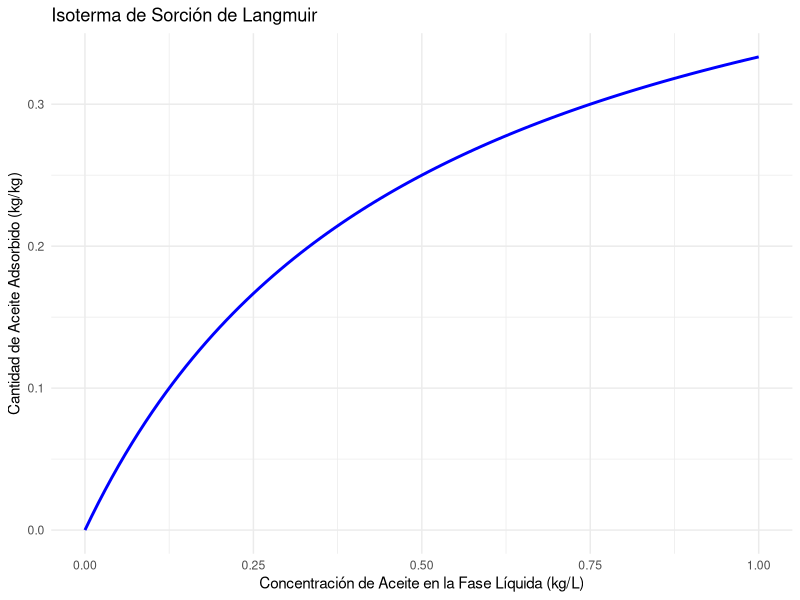
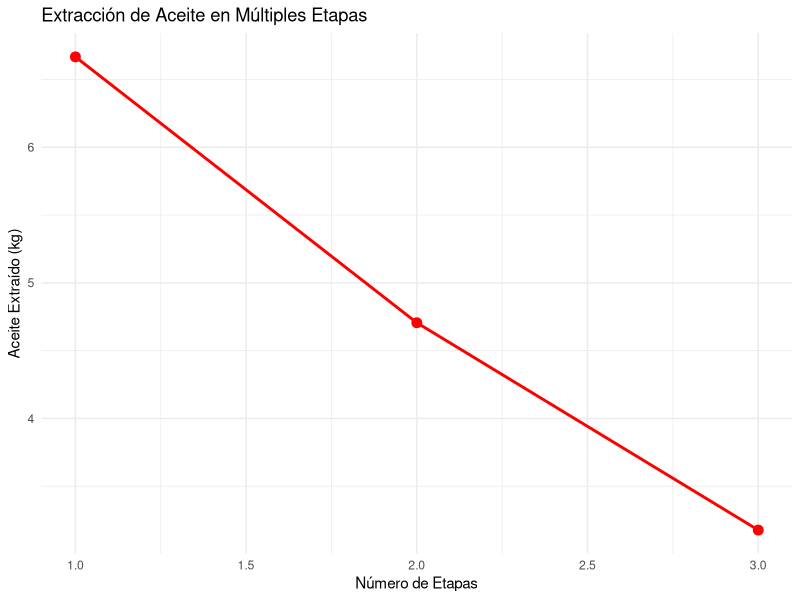

R code for these plots, in order:
# -----------------------------------------------------------
# Autor: José Juan Torres Martínez  
# Doctorado en Ciencias en Bioprocesos  
# Laboratorio de Biotecnología Molecular de Células Vegetales y Bioinformática  
# -----------------------------------------------------------

# Tema: Evaluación de las Isotermas de Sorción en la Extracción de Aceite  
# Problema: Extracción de aceite de una harina de pescado usando benceno  

# Instalar y cargar librerías necesarias  
if (!require(ggplot2)) install.packages("ggplot2", dependencies = TRUE)  
library(ggplot2)  

# Datos del problema  
masa_harina <- 100  # Masa de harina de pescado (kg)  
concentracion_aceite <- 0.20  # Fracción de aceite en la harina  
concentracion_inertes <- 0.80  # Fracción de sólidos inertes en la harina  
relacion_solvente_solido <- 2  # Relación solvente/sólido (kg benceno/kg harina)  
q_max <- 0.5  # Capacidad máxima de sorción (kg/kg)  
K <- 2  # Constante de equilibrio (L/kg)  
etapas <- 3  # Número de etapas de extracción  

# Función de la isoterma de Langmuir  
isoterma_langmuir <- function(C, q_max, K) {  
  q <- (q_max * K * C) / (1 + K * C)  
  return(q)  
}  

# Función para calcular la extracción en cada etapa  
calcular_extraccion <- function(masa_harina, concentracion_aceite, relacion_solvente_solido, q_max, K, etapas) {  
  masa_aceite_inicial <- masa_harina * concentracion_aceite  # Masa inicial de aceite (kg)  
  masa_inertes <- masa_harina * concentracion_inertes  # Masa de sólidos inertes (kg)  
  masa_benceno <- masa_harina * relacion_solvente_solido  # Masa de benceno por etapa (kg)  
  
  # Inicializar vectores para almacenar los resultados  
  aceite_extraido <- numeric(etapas)  
  aceite_restante <- numeric(etapas + 1)  # +1 para almacenar el valor inicial  
  eficiencia <- numeric(etapas)  
  
  # Condiciones iniciales  
  aceite_restante[1] <- masa_aceite_inicial  
  
  for (i in 1:etapas) {  
    # Concentración de aceite en la fase líquida (kg/L)  
    C <- aceite_restante[i] / masa_benceno  
    
    # Cantidad de aceite adsorbido por kg de inertes (kg/kg)  
    q <- isoterma_langmuir(C, q_max, K)  
    
    # Cantidad de aceite extraído en la etapa actual (kg)  
    aceite_extraido[i] <- q * masa_inertes  
    
    # Actualizar la cantidad de aceite restante (kg)  
    aceite_restante[i + 1] <- aceite_restante[i] - aceite_extraido[i]  
    
    # Eficiencia de extracción en la etapa actual (%)  
    eficiencia[i] <- (aceite_extraido[i] / masa_aceite_inicial) * 100  
  }  
  
  return(list(aceite_extraido = aceite_extraido, aceite_restante = aceite_restante, eficiencia = eficiencia))  
}  

# Aplicar la función  
resultados <- calcular_extraccion(masa_harina, concentracion_aceite, relacion_solvente_solido, q_max, K, etapas)  
aceite_extraido <- resultados$aceite_extraido  
aceite_restante <- resultados$aceite_restante  
eficiencia <- resultados$eficiencia  

# Crear un data frame para graficar la isoterma de sorción  
C <- seq(0, 1, by = 0.01)  # Concentración de aceite en la fase líquida (kg/L)  
q <- isoterma_langmuir(C, q_max, K)  # Cantidad de aceite adsorbido (kg/kg)  

datos_isoterma <- data.frame(  
  Concentracion = C,  
  Adsorcion = q  
)  

# Gráfico de la isoterma de sorción  
ggplot(datos_isoterma, aes(x = Concentracion, y = Adsorcion)) +  
  geom_line(color = "blue", size = 1) +  
  labs(title = "Isoterma de Sorción de Langmuir",  
       x = "Concentración de Aceite en la Fase Líquida (kg/L)",  
       y = "Cantidad de Aceite Adsorbido (kg/kg)") +  
  theme_minimal()  

# Crear un data frame para graficar la extracción en función del número de etapas  
datos_extraccion <- data.frame(  
  Etapa = 1:etapas,  
  Aceite_Extraido = aceite_extraido,  
  Eficiencia = eficiencia  
)  

# Gráfico de la extracción en función del número de etapas  
ggplot(datos_extraccion, aes(x = Etapa, y = Aceite_Extraido)) +  
  geom_line(color = "red", size = 1) +  
  geom_point(color = "red", size = 3) +  
  labs(title = "Extracción de Aceite en Múltiples Etapas",  
       x = "Número de Etapas",  
       y = "Aceite Extraído (kg)") +  
  theme_minimal()  

# Mostrar resultados en la consola  
cat("Cantidad de aceite extraído en cada etapa (kg):\n")  
print(aceite_extraido)  
cat("\nEficiencia de extracción en cada etapa (%):\n")  
print(eficiencia)  
cat("\nEficiencia global de extracción después de", etapas, "etapas:", round(sum(eficiencia)), "%\n")  

